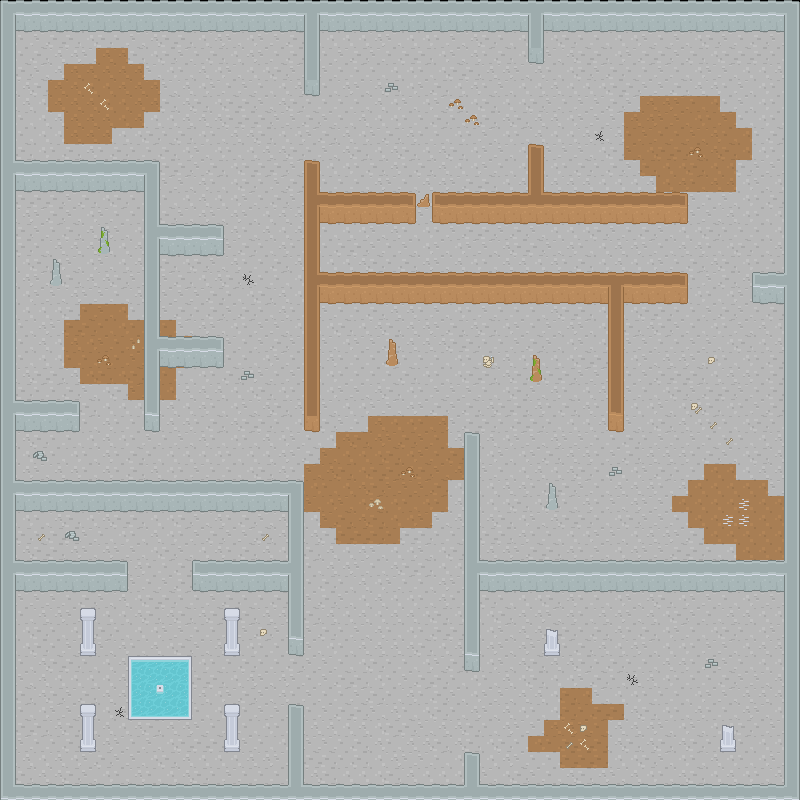

A level layout from a 2D game, rendered from its tile map. Below: a short description, then the map file with tile-grid data replaced by summaries:
An orthogonal 50x50 tile map with 16x16 px tiles, 19 tile layers (floor, floor deco, walls, wall, ...) and 90 objects (19x E, 11x I, 10x wall, 10x P).

<map version="1.8" tiledversion="1.8.4" orientation="orthogonal" renderorder="right-down" width="50" height="50" tilewidth="16" tileheight="16" infinite="0" nextlayerid="70" nextobjectid="115">
 <editorsettings>
  <export target="cpsc427-team6/data/maps/map2.tmj" format="json" />
 </editorsettings>
 <tileset firstgid="1" name="roguelikeDungeon_transparent" tilewidth="16" tileheight="16" spacing="1" tilecount="522" columns="29">
  <image source="roguelikeDungeon_transparent.png" trans="ff00ff" width="492" height="305" />
 </tileset>
 <layer id="4" name="floor" width="50" height="50">
  <data>[2500 cells, 2450 non-empty, 10 distinct tile ids]</data>
 </layer>
 <layer id="1" name="floor deco" width="50" height="50">
  <data>[2500 cells, 38 non-empty, 16 distinct tile ids]</data>
 </layer>
 <layer id="3" name="walls" width="50" height="50">
  <data>[2500 cells, 478 non-empty, 48 distinct tile ids]</data>
 </layer>
 <objectgroup id="2" name="walls">
  <object id="1" name="wall" x="0" y="0" width="800" height="32" />
  <object id="2" name="wall" x="0" y="0" width="16" height="800" />
  <object id="4" name="wall" x="0" y="784" width="800" height="16" />
  <object id="5" name="wall" x="784" y="0" width="16" height="800" />
  <object id="8" name="wall" x="304" y="288" width="384" height="16" />
  <object id="9" name="wall" x="304" y="176" width="16" height="112" />
  <object id="10" name="wall" x="304" y="32" width="16" height="64" />
  <object id="11" name="wall" x="752" y="288" width="32" height="16" />
  <object id="12" name="wall" x="464" y="768" width="16" height="16" />
  <object id="14" name="wall" x="464" y="576" width="16" height="96" />
  <object id="15" x="128" y="656" width="64" height="64" />
  <object id="21" x="544" y="640" width="16" height="16" />
  <object id="22" x="720" y="736" width="16" height="16" />
  <object id="24" x="16" y="576" width="112" height="16" />
  </objectgroup>
 <group id="5" name="randwalls">
  <group id="60" name="group6">
   <properties>
    <property name="max" type="int" value="1" />
    <property name="min" type="int" value="1" />
   </properties>
   <group id="62" name="wall14">
    <layer id="61" name="wall" width="50" height="50">
     <data>[2500 cells, 13 non-empty, 5 distinct tile ids]</data>
    </layer>
    <objectgroup id="63" name="wall">
     <!-- 1 objects omitted --></objectgroup>
   </group>
   <group id="64" name="wall15">
    <layer id="65" name="wall" width="50" height="50">
     <data>[2500 cells, 14 non-empty, 5 distinct tile ids]</data>
    </layer>
    <objectgroup id="66" name="wall">
     <!-- 1 objects omitted --></objectgroup>
   </group>
  </group>
  <group id="56" name="group5">
   <properties>
    <property name="max" type="int" value="1" />
    <property name="min" type="int" value="0" />
   </properties>
   <group id="58" name="wall13">
    <layer id="57" name="wall" width="50" height="50">
     <data>[2500 cells, 14 non-empty, 2 distinct tile ids]</data>
    </layer>
    <objectgroup id="59" name="wall">
     <!-- 1 objects omitted --></objectgroup>
   </group>
  </group>
  <group id="49" name="group4">
   <properties>
    <property name="max" type="int" value="1" />
    <property name="min" type="int" value="0" />
   </properties>
   <group id="52" name="wall11">
    <layer id="50" name="wall" width="50" height="50">
     <data>[2500 cells, 9 non-empty, 5 distinct tile ids]</data>
    </layer>
    <objectgroup id="51" name="wall">
     <!-- 1 objects omitted --></objectgroup>
   </group>
   <group id="53" name="wall12">
    <layer id="54" name="wall" width="50" height="50">
     <data>[2500 cells, 9 non-empty, 5 distinct tile ids]</data>
    </layer>
    <objectgroup id="55" name="wall">
     <!-- 1 objects omitted --></objectgroup>
   </group>
  </group>
  <group id="27" name="group2">
   <properties>
    <property name="max" type="int" value="1" />
    <property name="min" type="int" value="0" />
   </properties>
   <group id="42" name="wall8">
    <layer id="43" name="wall" width="50" height="50">
     <data>[2500 cells, 15 non-empty, 3 distinct tile ids]</data>
    </layer>
    <objectgroup id="44" name="wall">
     <!-- 1 objects omitted --></objectgroup>
   </group>
   <group id="31" name="wall7">
    <layer id="32" name="wall" width="50" height="50">
     <data>[2500 cells, 19 non-empty, 5 distinct tile ids]</data>
    </layer>
    <objectgroup id="33" name="wall">
     <!-- 2 objects omitted --></objectgroup>
   </group>
  </group>
  <group id="20" name="group1">
   <properties>
    <property name="max" type="int" value="3" />
    <property name="min" type="int" value="1" />
   </properties>
   <group id="45" name="wall10">
    <layer id="46" name="wall" width="50" height="50">
     <data>[2500 cells, 10 non-empty, 3 distinct tile ids]</data>
    </layer>
    <objectgroup id="48" name="wall">
     <!-- 1 objects omitted --></objectgroup>
   </group>
   <group id="22" name="wall5">
    <layer id="25" name="wall" width="50" height="50">
     <data>[2500 cells, 9 non-empty, 3 distinct tile ids]</data>
    </layer>
    <objectgroup id="26" name="wall">
     <!-- 1 objects omitted --></objectgroup>
   </group>
   <group id="21" name="wall4">
    <layer id="23" name="wall" width="50" height="50">
     <data>[2500 cells, 10 non-empty, 4 distinct tile ids]</data>
    </layer>
    <objectgroup id="24" name="wall">
     <!-- 1 objects omitted --></objectgroup>
   </group>
  </group>
  <group id="9" name="group0">
   <properties>
    <property name="max" type="int" value="4" />
    <property name="min" type="int" value="0" />
   </properties>
   <group id="14" name="wall2">
    <layer id="15" name="wall" width="50" height="50">
     <data>[2500 cells, 3 non-empty, 3 distinct tile ids]</data>
    </layer>
    <objectgroup id="16" name="wall">
     <!-- 1 objects omitted --></objectgroup>
   </group>
   <group id="7" name="wall0">
    <layer id="8" name="wall" width="50" height="50">
     <data>[2500 cells, 3 non-empty, 3 distinct tile ids]</data>
    </layer>
    <objectgroup id="10" name="wall">
     <!-- 1 objects omitted --></objectgroup>
   </group>
   <group id="11" name="wall1">
    <layer id="13" name="wall" width="50" height="50">
     <data>[2500 cells, 3 non-empty, 3 distinct tile ids]</data>
    </layer>
    <objectgroup id="12" name="wall">
     <!-- 1 objects omitted --></objectgroup>
   </group>
   <group id="17" name="wall3">
    <layer id="18" name="wall" width="50" height="50">
     <data>[2500 cells, 3 non-empty, 3 distinct tile ids]</data>
    </layer>
    <objectgroup id="19" name="wall">
     <!-- 1 objects omitted --></objectgroup>
   </group>
  </group>
  <group id="34" name="group3">
   <properties>
    <property name="max" type="int" value="1" />
    <property name="min" type="int" value="0" />
   </properties>
   <group id="38" name="wall9">
    <layer id="40" name="wall" width="50" height="50">
     <data>[2500 cells, 6 non-empty, 1 distinct tile ids]</data>
    </layer>
    <objectgroup id="41" name="wall">
     <!-- 1 objects omitted --></objectgroup>
   </group>
   <group id="35" name="wall8">
    <layer id="36" name="wall" width="50" height="50">
     <data>[2500 cells, 12 non-empty, 2 distinct tile ids]</data>
    </layer>
    <objectgroup id="37" name="wall">
     <!-- 1 objects omitted --></objectgroup>
   </group>
  </group>
 </group>
 <objectgroup id="69" name="item">
  <properties>
   <property name="max" type="int" value="7" />
   <property name="min" type="int" value="5" />
  </properties>
  <!-- 11 objects omitted --></objectgroup>
 <objectgroup id="68" name="enemy">
  <properties>
   <property name="max" type="int" value="14" />
   <property name="min" type="int" value="8" />
  </properties>
  <!-- 19 objects omitted --></objectgroup>
 <objectgroup id="67" name="player">
  <!-- 10 objects omitted --></objectgroup>
</map>
<!-- 76 of 90 objects omitted -->
